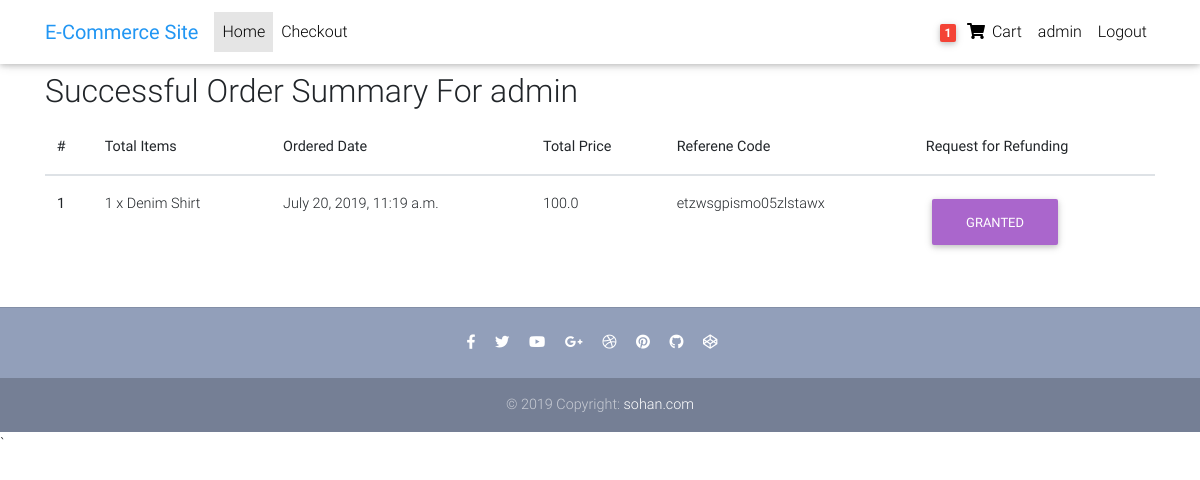
/profile/ (signed in), run on the app's committed database.
### core/models.py (models this page shows, shortened)
class Order(models.Model):
    user = models.ForeignKey(User, on_delete=models.CASCADE)
    ref_code = models.CharField(max_length=20, blank=True, null=True)
    ordered = models.BooleanField(default=False)
    items = models.ManyToManyField(OrderItem)
    start_date = models.DateTimeField(auto_now_add=True)
    ordered_date = models.DateTimeField()
    billing_address = models.ForeignKey(
        'Address', related_name='billing_address', on_delete=models.SET_NULL, blank=True, null=True)
    shipping_address = models.ForeignKey(
        'Address', related_name='shipping_address', on_delete=models.SET_NULL, blank=True, null=True)
    payment = models.ForeignKey(
        'Payment', on_delete=models.SET_NULL, blank=True, null=True)
    coupon = models.ForeignKey(
        'Coupon', on_delete=models.SET_NULL, blank=True, null=True)
    being_received = models.BooleanField(default=False)
    received = models.BooleanField(default=False)
    refund_requested = models.BooleanField(default=False)
    refund_granted = models.BooleanField(default=False)
    '''
    add comment

    '''
    def get_total(self):
        total = 0
        for order_item in self.items.all():
            total += order_item.get_final_price()
        if self.coupon:
            total -= self.coupon.amount
        return total

class OrderItem(models.Model):
    user = models.ForeignKey(User, on_delete=models.CASCADE)
    item = models.ForeignKey(Item, on_delete=models.CASCADE)
    quantity = models.IntegerField(default=1)
    ordered = models.BooleanField(default=False)
    def get_total_discount_item_price(self):
        return self.quantity * self.item.discount_price
    def get_final_price(self):
        if self.item.discount_price:
            return self.get_total_discount_item_price()
        return self.get_total_item_price()

class Item(models.Model):
    title = models.CharField(max_length=100)
    price = models.FloatField()
    discount_price = models.FloatField(blank=True, null=True)
    category = models.CharField(choices=CATEGORY_CHOICES, max_length=2)
    label = models.CharField(choices=LABEL_CHOICES, max_length=1)
    availabily = models.CharField(
        choices=AVAILABILITY_PRODUCT, max_length=1, blank=True, null=True)
    slug = models.SlugField(blank=True, null=True)
    description = models.TextField()
    image = models.ImageField()
    def __str__(self):
        return self.title

### core/views.py (the view)
# urls.py: path('profile/', ProfileView.as_view(), name='profile'),
class ProfileView(View):
    def get(self, *args, **kwargs):
        orders = Order.objects.filter(
            user=self.request.user, ordered=True)
        context = {
            "orders": orders,
        }
        return render(self.request, "profilepage.html", context)

### core/templatetags/cart_template_tags.py (called while the page is built)
@register.filter
def cart_item_count(user):
    if user.is_authenticated:
        qs = Order.objects.filter(user=user, ordered=False)
        if qs.exists():
            return qs[0].items.count()
    return 0

### templates/profilepage.html (shortened to what this page needs)
{% extends "base.html" %}
{% block content %}
  <main>
    <div class="container">
    <div class="table-responsive text-nowrap">
    <h2>Successful Order Summary For {{ request.user }}</h2>
    <table class="table">
        <thead>
        <tr>
            <th scope="col">#</th>
            <th scope="col">Total Items </th>
            <th scope="col">Ordered Date </th>
            <th scope="col">Total Price</th>
            <th scope="col">Referene Code</th>
            <th scope="col"> Request for Refunding </th>
        </tr>
        </thead>
        <tbody>
        {% for order in orders %}
        <tr>
            <th scope="row">{{ forloop.counter }}</th>
            <td>
                    {% for orderitem in order.items.all %}
                     {{ orderitem.quantity }} x {{ orderitem.item }}&nbsp;
                    {% endfor %}
            </td>
            <td>
                {{ order.ordered_date }}
            </td>
            <td>{{ order.get_total }}</td>
            <td>{{ order.ref_code }}</td>
            <td>
              {% if order.refund_requested == False  and order.refund_granted == True %}
                <a href="{% url 'profile' %}">
                <button class="btn btn-secondary" onclick="granted()"> Granted </button>
            </a>
            {% endif %}
                </td>
        </tr>
        {% endfor %}
        </tbody>
    </table>
    </div>
    </div>
  </main>
{% endblock content %}

### templates/menubar.html (shortened to what this page needs)
{% load cart_template_tags %}
  <nav class="navbar fixed-top navbar-expand-lg navbar-light white scrolling-navbar">
    <div class="container">
      <a class="navbar-brand waves-effect" href="{% url 'home' %}" >
        <strong class="blue-text">E-Commerce Site</strong>
      </a>
      <div class="collapse navbar-collapse" id="navbarSupportedContent">
        <ul class="navbar-nav mr-auto">
           <li class="nav-item active">
            <a class="nav-link waves-effect" href="/">Home
            </a>
          </li>
          <li class="nav-item">
            <a class="nav-link waves-effect" href="/checkout">
            Checkout</a>
          </li>
        </ul>
        <ul class="navbar-nav nav-flex-icons">
          {% if request.user.is_authenticated %}
          <li class="nav-item">
            <a href="{% url 'order-summary' %}" class="nav-link waves-effect">
              <span class="badge red z-depth-1 mr-1"> {{ request.user | cart_item_count }}  </span>
              <i class="fas fa-shopping-cart"></i>
              <span class="clearfix d-none d-sm-inline-block"> Cart </span>
            </a>
          </li>
          <li class="nav-item">
            <a class="nav-link waves-effect" href="{% url 'profile'  %}">
              <span class="clearfix d-none d-sm-inline-block"> {{ request.user }} </span>
            </a>
          </li>
          <li class="nav-item">
            <a class="nav-link waves-effect" href="{% url 'account_logout' %}">
              <span class="clearfix d-none d-sm-inline-block"> Logout </span>
            </a>
          </li>
          {% endif %}
        </ul>
      </div>
    </div>
  </nav>

### templates/base.html (style rules this page uses)
html, body, header, .carousel { height: 60vh; }

### data on the page
Order: ordered_date "July 20, 2019, 11:19 a.m.", get_total "100.0", ref_code "etzwsgpismo05zlstawx", refund_requested "GRANTED"
OrderItem: quantity "1", item "Denim Shirt"

### other printed values
{{ request.user | cart_item_count }} "1"
{{ request.user }} "admin"
